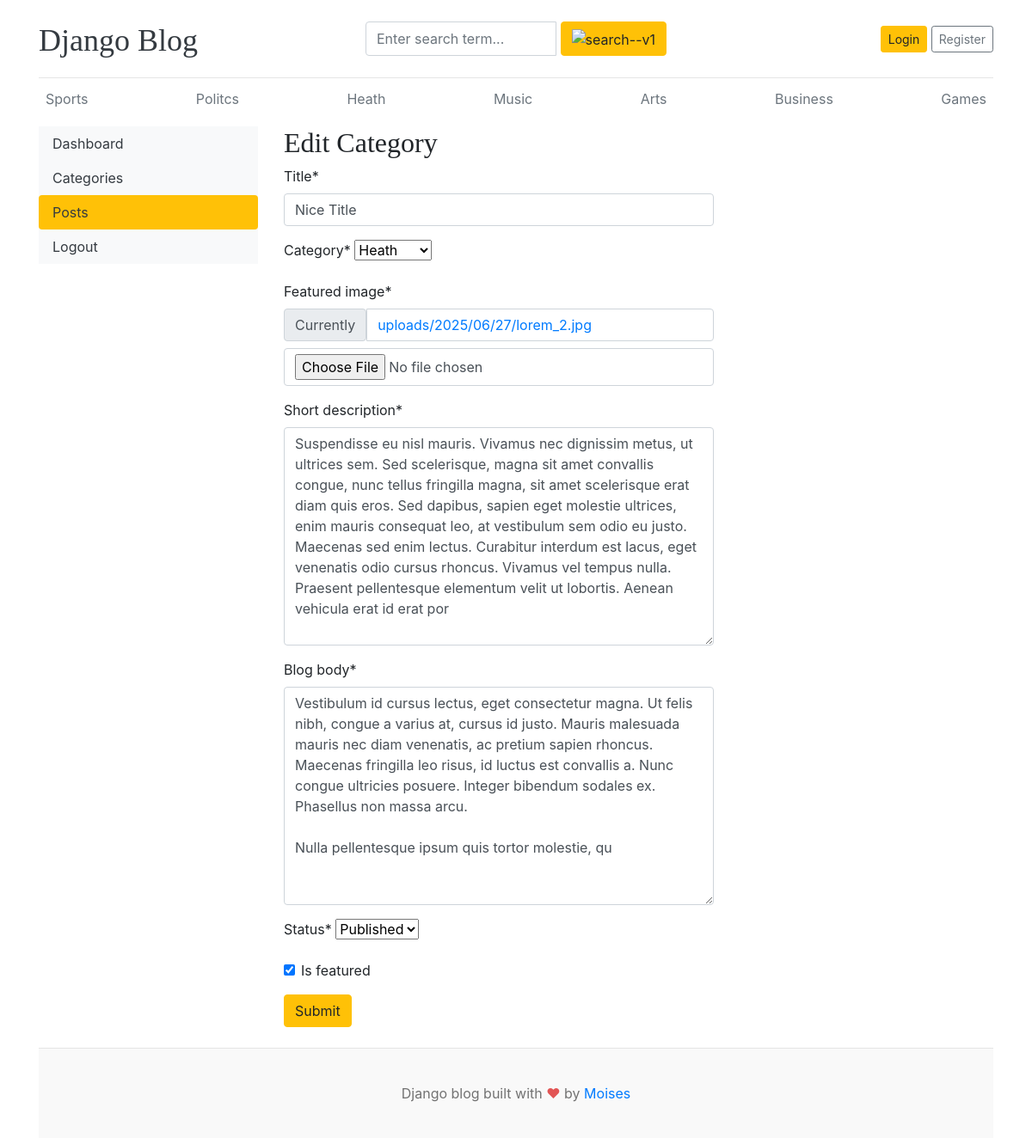
Screenshot of /dashboard/posts/edit/3/ with the database file from the repository.
### blogs/models.py (models this page shows, shortened)
class Category(models.Model):
    category_name = models.CharField(max_length=50, unique=True)
    created_at = models.DateTimeField(auto_now_add=True)
    updated_at = models.DateTimeField(auto_now=True)
    def __str__(self):
        return self.category_name
    class Meta:
        verbose_name_plural = "categories"

class Blog(models.Model):
    title = models.CharField(max_length=200)
    slug = models.SlugField(max_length=200, unique=True)
    category = models.ForeignKey(Category, on_delete=models.CASCADE)
    author = models.ForeignKey(User, on_delete=models.CASCADE)
    featured_image = models.ImageField(upload_to='uploads/%Y/%m/%d')
    short_description = models.TextField(max_length=500)
    blog_body = models.TextField(max_length=2000)
    status = models.CharField(max_length=20,choices=STATUS_CHOICES, default='Draft')
    is_featured = models.BooleanField(default=False)
    created_at = models.DateTimeField(auto_now_add=True)
    updated_at = models.DateTimeField(auto_now=True)
    class Meta:
        verbose_name_plural = "blogs"
        ordering = ['-created_at']  # Order by creation date descending

### dashboard/views.py (the view, shortened to what this page needs)
# urls.py: path('posts/edit/<int:pk>/', views.edit_post, name='edit_post'),
def edit_post(request, pk):
    post = get_object_or_404(Blog, pk=pk)
    form = BlogPostForm(instance=post)
    context = {
        'form': form,
        'post': post
    }
    return render(request, 'dashboard/edit_post.html', context)

### dashboard/forms.py
class BlogPostForm(forms.ModelForm):
    class Meta:
        model = Blog
        fields = ('title', 'category', 'featured_image', 'short_description', 'blog_body', 'status', 'is_featured')

### blogs/context_processors.py (called while the page is built)
def get_categories(request):
    categories = Category.objects.all()
    return dict(categories=categories)

### templates/dashboard/edit_post.html (shortened to what this page needs)
{% extends 'base.html' %}
{% block content %}
{% load crispy_forms_tags %}
<div class="row">
    {% include 'dashboard/sidebar.html' %}
    <div class="col-md-9">
        <h2>Edit Category</h2>
        <form action="{% url 'edit_category' category.id %}" method="POST" style="width:500px;">
            {{ form | crispy }}
            <button type="submit" class="btn btn-warning">Submit</button>
        </form>
        <br>
    </div>
</div>
{% endblock %}

### templates/base.html (shortened to what this page needs)
{% load static %}
<!DOCTYPE html>
<html lang="en">
<head>
    <link rel="stylesheet" href="https://cdnjs.cloudflare.com/ajax/libs/font-awesome/4.7.0/css/font-awesome.min.css">
    <link href="https://getbootstrap.com/docs/4.0/dist/css/bootstrap.min.css" rel="stylesheet">
    <link rel="stylesheet" href="{% static 'css/style.css' %}">
  </head>
<body>
    <div class="container">
      <header class="blog-header py-3">
        <div class="row flex-nowrap justify-content-between align-items-center">
          <div class="col-4 pt-1">
            <a class="blog-header-logo text-dark" href="/">Django Blog</a>
          </div>
          <div class="col-4">
            <form action="{% url 'search' %}" method="GET">
              <div class="input-group">
                        <input class="form-control" value="{{ keyword }}" type="text" name="keyword" placeholder="Enter search term..." aria-label="Enter search term..." aria-describedby="button-search" />
                        <button type="submit" class="btn btn-warning" id="button-search" type="button"><img width="20" height="20" src="https://img.icons8.com/ios/50/search--v1.png" alt="search--v1"/></button>
              </div>
            </form>
          </div>
          <div class="col-4 d-flex justify-content-end align-items-center">
            {% if not user.is_authenticated %}
              <a class="btn btn-sm btn-warning" href="{% url 'login' %}">Login</a> &nbsp;
              <a class="btn btn-sm btn-outline-secondary" href="{% url 'register' %}">Register</a>
            {% else %}
              <span><a class="btn btn-warning" href="{% url 'dashboard' %}">Dashboard</a></span>
              &emsp;
              <span><a class="btn btn-outline-danger" href="{% url 'logout' %}">Logout</a></span>
            {% endif %}
          </div>
        </div>
      </header>
      <div class="nav-scroller py-1 mb-2">
        <nav class="nav d-flex justify-content-between">
          {% for cat in categories %}
          <a id="navbar" class="p-2 text-muted" href="{% url 'posts_by_category' cat.id %}">{{ cat.category_name }}</a>
          {% endfor %}
        </nav>
      </div>
{% block content %}
{% endblock %}
<footer class="blog-footer">
  <p>Django blog built with <span style="color: #e25555;">&hearts;</span> by <a href="https://github.com/LinuxEater" target="_blank">Moises</a></p>
</footer>
</body>
</html>

### blog_main/static/css/style.css (style rules this page uses)
.blog-header { border-bottom: 1px solid #e5e5e5; }
.blog-header-logo { font-family: "Playfair Display", Georgia, "Times New Roman", serif; font-size: 2.25rem; }
h1, h2, h3, h4, h5, h6 { font-family: "Playfair Display", Georgia, "Times New Roman", serif; }
.blog-footer { padding: 2.5rem 0 !important; color: #727272 !important; text-align: center !important; background-color: #f9f9f9 !important; border-top: .05rem solid #e5e5e5 !important; }
.blog-footer p:last-child { margin-bottom: 0 !important; }
#navbar { transition: all 0.5s ease-in-out; }

### rows the page displays
Category: category_name "Sports"
Category: category_name "Politcs"
Category: category_name "Heath"
Category: category_name "Music"
Category: category_name "Arts"
Category: category_name "Business"
Category: category_name "Games"
Blog: title "Nice Title", category "Heath", short_description "Suspendisse eu nisl mauris. Vivamus nec dignissim metus, ut ultrices sem. Sed scelerisque, magna sit amet convallis congue, nunc tellus fringilla magna, sit amet scelerisque erat diam quis eros. Sed dapibus, sapien eget molestie ultrices, enim mauris consequat leo, at vestibulum sem odio eu justo. Maecenas sed enim lectus. Curabitur interdum est lacus, eget venenatis odio cursus rhoncus. Vivamus vel tempus nulla. Praesent pellentesque elementum velit ut lobortis. Aenean vehicula erat id erat por", blog_body "Vestibulum id cursus lectus, eget consectetur magna. Ut felis nibh, congue a varius at, cursus id justo. Mauris malesuada mauris nec diam venenatis, ac pretium sapien rhoncus. Maecenas fringilla leo risus, id luctus est convallis a. Nunc congue ultricies posuere. Integer bibendum sodales ex. Phasellus non massa arcu. Nulla pellentesque ipsum quis tortor molestie, qu", status "Published", is_featured "☑"
